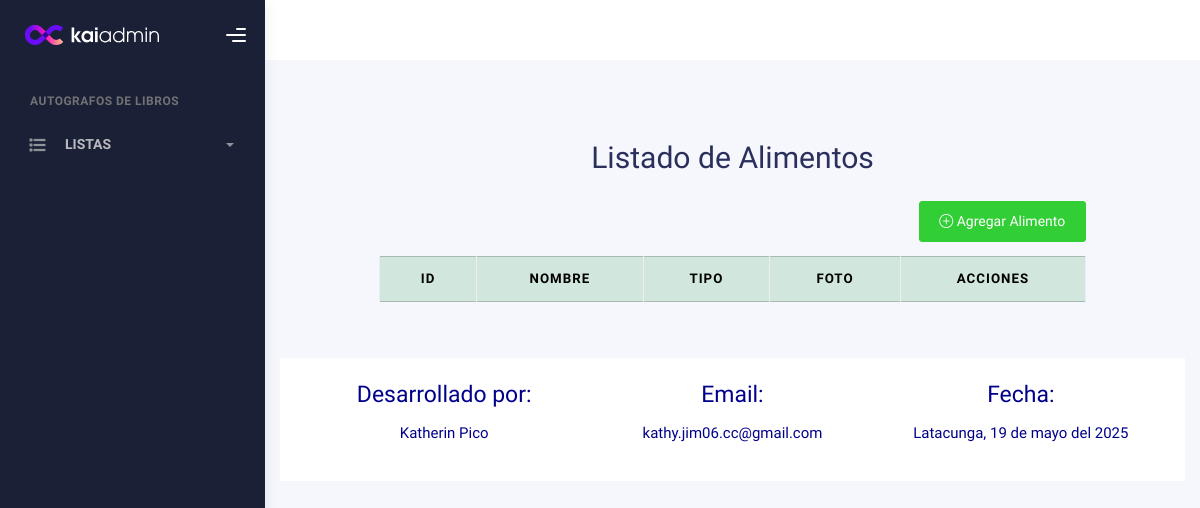
The page /listaAlimentos/ on the database as committed earlier.
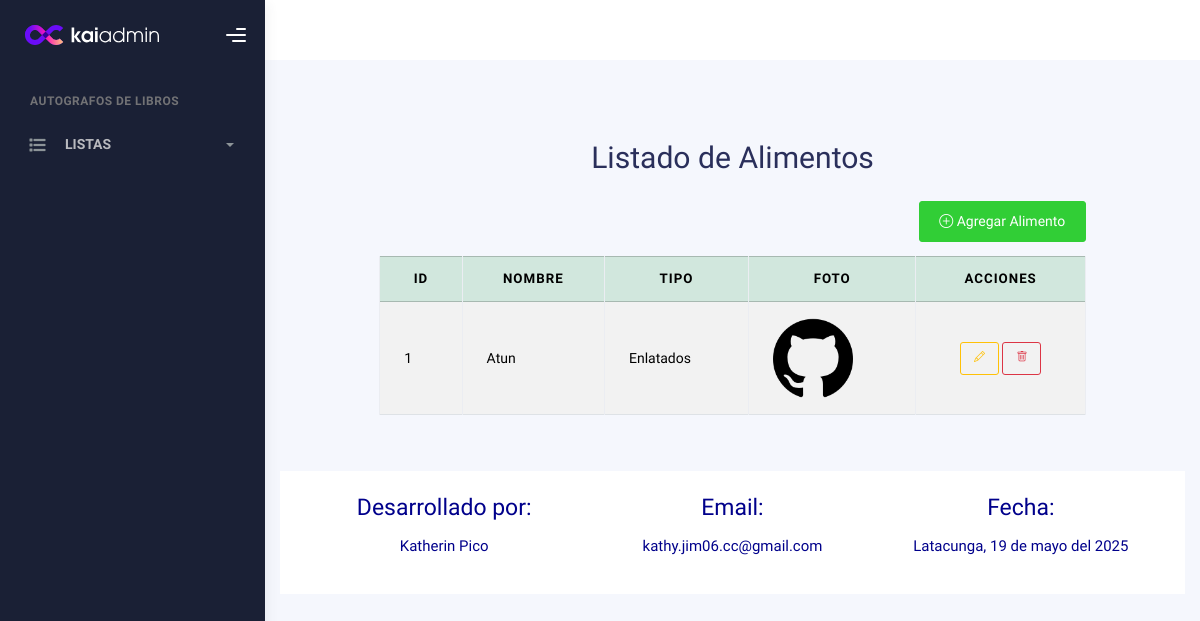
The same page on the database as committed later.
### Aplicaciones/Alimentos/models.py (models this page shows)
class Alimento(models.Model):
    nombre = models.CharField(max_length=100)
    tipo = models.CharField(max_length=50)
    foto_alimento = models.ImageField(upload_to='Alimentos', null=True, blank=True)

### Aplicaciones/Alimentos/views.py (the view)
# urls.py: path('listaAlimentos/', views.listaAlimentos, name='listaAlimentos'),
def listaAlimentos(request):
    alimentoListado = Alimento.objects.all()
    return render(request, "listaAlimentos.html", {'Alimentos': alimentoListado})

### Aplicaciones/Alimentos/templates/listaAlimentos.html (shortened to what this page needs)
{% extends 'plantilla.html' %}
{% load static %}
{% block contenido %}
<section class="container py-5">
  <div class="row justify-content-center">
    <div class="col-lg-10">
      <h1 class="mb-4 text-center">Listado de Alimentos</h1>
      <div class="text-end mb-3">
        <a href="nuevoAlimento/" class="btn btn-success">
          <i class="bi bi-plus-circle"></i> Agregar Alimento
        </a>
      </div>
      <div class="table-responsive">
        <table id="tbl_alimentos" class="table table-bordered table-striped table-hover align-middle">
          <thead class="table-success text-center">
            <tr>
              <th>ID</th>
              <th>Nombre</th>
              <th>Tipo</th>
              <th>Foto</th>
              <th>Acciones</th>
            </tr>
          </thead>
          <tbody>
            {% for alimento in Alimentos %}
              <tr>
                <td>{{ alimento.id }}</td>
                <td>{{ alimento.nombre }}</td>
                <td>{{ alimento.tipo }}</td>
                <td>
                  {% if alimento.foto_alimento %}
                    <img src="{{ alimento.foto_alimento.url }}" alt="Foto del alimento" height="80px">
                  {% else %}
                    Ninguna
                  {% endif %}
                </td>
                <td class="text-center">
                  <a href="/editarAlimento/{{alimento.id}}" class="btn btn-outline-warning btn-sm" title="Editar">
                    <i class="bi bi-pencil"></i>
                  </a>
                  <a href="#" class="btn btn-outline-danger btn-sm" title="Eliminar" onclick="confirmarEliminacion('{{ alimento.id }}')">
                    <i class="bi bi-trash"></i>
                  </a>
                </td>
              </tr>
            {% endfor %}
          </tbody>
        </table>
      </div>
    </div>
  </div>
</section>
{% endblock %}

### Aplicaciones/templates/plantilla.html (shortened to what this page needs)
{% load static %}
<!DOCTYPE html>
<html lang="es">
  <head>
    <link href="https://cdn.jsdelivr.net/npm/bootstrap@5.3.3/dist/css/bootstrap.min.css" rel="stylesheet">
    <link rel="stylesheet" href="https://cdn.datatables.net/1.13.6/css/jquery.dataTables.min.css">
    <link rel="stylesheet" href="https://cdn.datatables.net/buttons/2.4.2/css/buttons.dataTables.min.css">
    <link rel="stylesheet" href="https://cdn.datatables.net/buttons/2.4.2/css/buttons.bootstrap5.min.css">
    <link rel="stylesheet" href="https://cdnjs.cloudflare.com/ajax/libs/bootstrap-fileinput/5.5.4/css/fileinput.min.css" />
    <link href="https://cdn.jsdelivr.net/npm/bootstrap-icons@1.10.5/font/bootstrap-icons.css" rel="stylesheet">
    <link rel="stylesheet" href="{% static 'plantilla/kaiadmin/assets/css/bootstrap.min.css' %}" />
    <link rel="stylesheet" href="{% static 'plantilla/kaiadmin/assets/css/plugins.min.css' %}" />
    <link rel="stylesheet" href="{% static 'plantilla/kaiadmin/assets/css/kaiadmin.min.css' %}" />
    <link rel="stylesheet" href="{% static 'plantilla/kaiadmin/assets/css/demo.css' %}" />
  </head>
  <body>
    <div class="wrapper">
      <div class="sidebar" data-background-color="dark">
        <div class="sidebar-logo">
          <div class="logo-header" data-background-color="dark">
            <a href="" class="logo">
              <img
                src="{% static 'plantilla/kaiadmin/assets/img/kaiadmin/logo_light.svg' %}"
                alt="navbar brand"
                class="navbar-brand"
                height="20"
              />
            </a>
            <div class="nav-toggle">
              <button class="btn btn-toggle toggle-sidebar">
                <i class="gg-menu-right"></i>
              </button>
            </div>
          </div>
        </div>
        <div class="sidebar-wrapper scrollbar scrollbar-inner">
          <div class="sidebar-content">
            <ul class="nav nav-secondary">
              <li class="nav-section">
                <h4 class="text-section">Autografos de libros</h4>
              </li>
              <li class="nav-item">
                <a data-bs-toggle="collapse" href="#base">
                  <i class="fas fa-list"></i>
                  <p>LISTAS</p>
                  <span class="caret"></span>
                </a>
              </li>
            </ul>
          </div>
        </div>
      </div>
      <div class="main-panel">
        <div class="main-header">
        </div>
        <div class="container">
          <div class="page-inner">
    {% block contenido %}
    {% endblock %}
        <footer>
          <div class="row" style="padding: 20px; color:darkblue; background-color:white;">
            <div class="col-md-4 ">
              <h3 class="text-center">Desarrollado por:</h3>
              <p class="text-center">Katherin Pico</p>
            </div>
            <div class="col-md-4 ">
              <h3 class="text-center">Email:</h3>
              <p class="text-center">kathy.jim06.cc@gmail.com</p>
            </div>
            <div class="col-md-4 ">
              <h3 class="text-center">Fecha:</h3>
              <p class="text-center">Latacunga, 19 de mayo del 2025</p>
            </div>
          </div>
        </footer>
  </body>
</html>

Rows that differ between the two databases and show on the page:
added Alimento: id "1", nombre "Atun", tipo "Enlatados", foto_alimento (picture)
